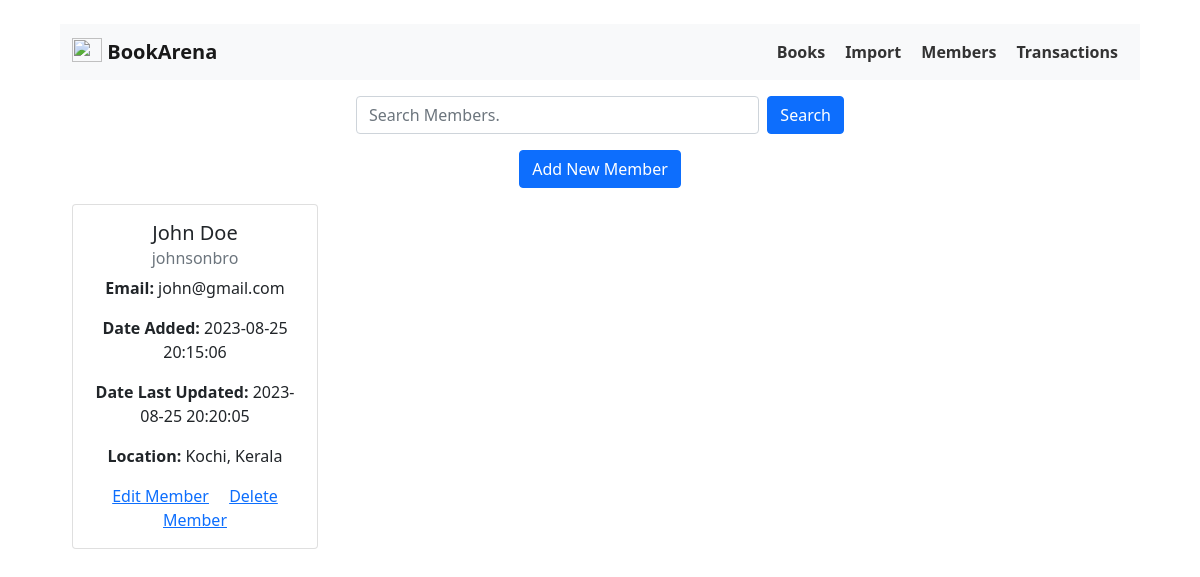
The app's page /members, older data.
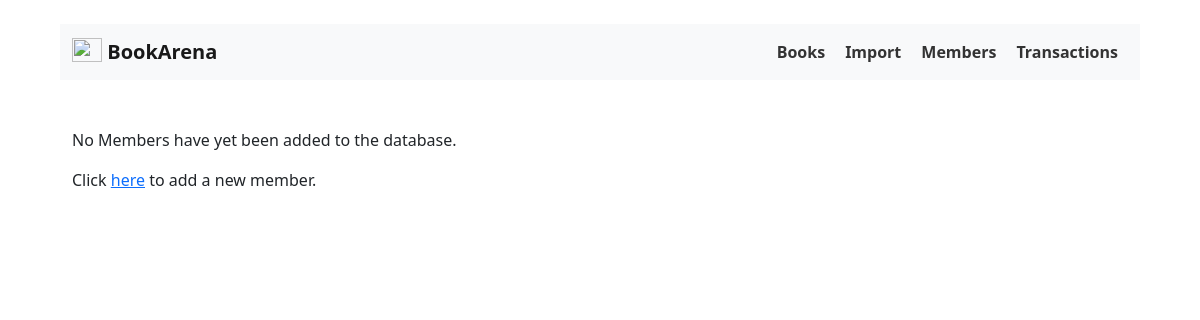
The same page, newer data.
### app/model/Member.py (models this page shows)
class Member(db.Model):
    __tablename__ = "members"
    id = db.Column(db.Integer, primary_key=True)
    username = db.Column(db.String, unique=True, nullable=False)
    first_name = db.Column(db.String(30), nullable=False)
    last_name = db.Column(db.String(30), nullable=False)
    email = db.Column(db.String)
    location = db.Column(db.String)
    date_added = db.Column(db.DateTime, default=datetime.utcnow())
    date_updated = db.Column(db.DateTime, default=datetime.utcnow())
    transactions = relationship("Transaction", back_populates="member")

### app/routes/member_routes.py (the view)
@app.route("/members")
def members():
    members = Member.query.order_by(Member.date_added).all()
    print(members)
    return render_template("members/list.html", members=members)

### app/templates/members/list.html
{% extends 'base.html' %} {% block body %}
<div class="container">
    {% if members | length < 1 %} <div class="mt-5">
        <p>No Members have yet been added to the database.</p>
        <p>Click <a href="/members/add">here</a> to add a new member.</p>
</div>
{% else %}
<div class="row justify-content-center m-3">
    <div class="col-12 col-md-6">
        <form action="/members/search/" method="post" class="d-flex">
            <input type="text" name="query" class="form-control me-2" placeholder="Search Members." />
            <button type="submit" class="btn btn-primary">Search</button>
        </form>
    </div>
</div>
<div class="m-3 text-center">
    <a href="/members/add" class="btn btn-primary">Add New Member</a>
</div>
<div class="row text-center">
    {% for member in members %}
    <div class="col-lg-3 col-md-4 col-sm-6 mb-4">
        <div class="card">
            <div class="card-body">
                <h5 class="card-title">{{member.first_name}} {{member.last_name}}</h5>
                <h6 class="card-subtitle mb-2 text-muted">{{member.username}}</h6>
                <p class="card-text"><b>Email:</b> {{member.email}}</p>
                <p class="card-text">
                    <b>Date Added:</b> {{ member.date_added.strftime('%Y-%m-%d
                    %H:%M:%S') }}
                </p>
                <p class="card-text">
                    <b>Date Last Updated:</b> {{ member.date_updated.strftime('%Y-%m-%d
                    %H:%M:%S') }}
                </p>
                <p class="card-text"><b>Location:</b> {{member.location}}</p>
                <a href="/members/edit/{{member.id}}" class="card-link">Edit Member</a>
                <a href="/members/delete/{{member.id}}" class="card-link">Delete Member</a>
            </div>
        </div>
    </div>
    {% endfor %}
</div>
{% endif %}
</div>
{% endblock %}

### app/templates/base.html (shortened to what this page needs)
<!DOCTYPE html>
<html lang="en">
<head>
  <link rel="stylesheet" href="{{ url_for('static', filename='css/bootstrap.min.css') }}">
  <link rel="stylesheet" href="{{ url_for('static', filename='css/main.css') }}">
</head>
<body>
  <nav class="navbar navbar-light bg-light">
    <div class="container-fluid">
      <a class="navbar-brand" href="/">
        <img src="{{ url_for('static', filename='images/magicBook.jpg') }}" alt="" width="30" height="24"
          class="d-inline-block align-text-top">
        BookArena
      </a>
      <ul>
        <li>
          <a href="/books">Books</a>
        </li>
        <li>
          <a href="/import">Import</a>
        </li>
        <li>
          <a href="/members">Members</a>
        </li>
        <li>
          <a href="/transactions">Transactions</a>
        </li>
      </ul>
    </div>
  </nav>
  {% block body %} {% endblock %}
</body>
</html>

### app/static/css/main.css (style rules this page uses)
* { margin: 0; padding: 0; }
body { padding: 2% 5%; }
nav ul { list-style: none; margin: 0; padding: 0; display: flex; justify-content: center; }
nav li { margin: 0 10px; }
nav a { text-decoration: none; color: #333; font-weight: bold; font-size: 16px; }

Row changes from the older to the newer data that the page shows:
removed Member: first_name "John", last_name "Doe", username "johnsonbro", email "john@gmail.com", date_added "2023-08-25 20:15:06", date_updated "2023-08-25 20:20:05", location "Kochi, Kerala"
Text that changed along with them:
text no longer shown: "Search Add New Member"
text now shown: "No Members have yet been added to the database. Click here to add a new member."
